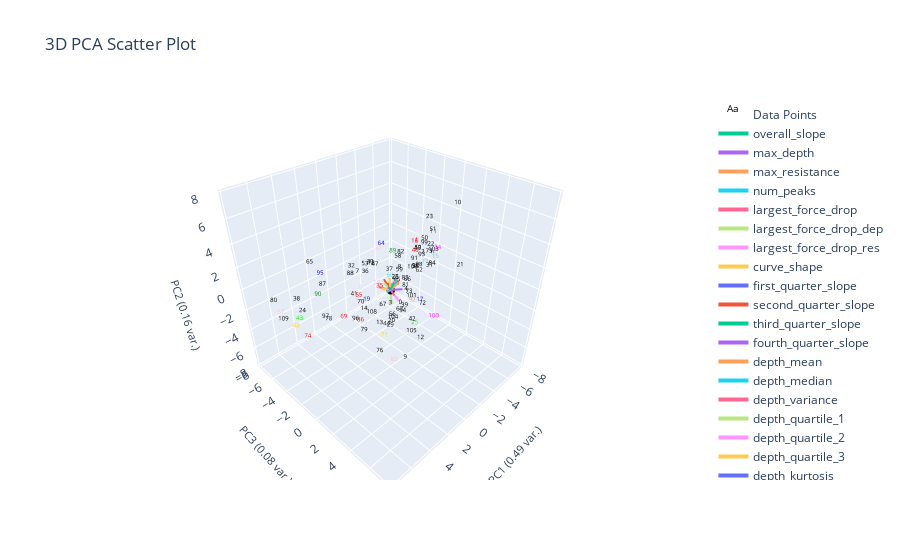

Notebook code for this chart:
### Markdown cell above
# Radius Neighbors Classifier
- Within radius r, assing query point to highest frequency label
- Good for when data isn't uniformly distributed (clusters have different densities)

### Code cell
from sklearn.neighbors import RadiusNeighborsClassifier


X = plotting.extract_numerical_features(marions_labeled_data).values.tolist()
y = marions_labeled_data[f'{ylabel_name}_nums'].values.tolist()
rn = RadiusNeighborsClassifier(radius=1.5, outlier_label=-1)
rn.fit(X,y)
rn_predictions = pd.Series(rn.predict(clustering_features.values))

rn_actual = marions_labeled_data[f'{ylabel_name}_nums']
rn_changed_ylabel_idxs = find_changed_ylabel_data(rn_predictions, rn_actual)
rn_corrected_predictions = correct_pseudo_ylabels_to_actual(rn_predictions, rn_actual, rn_changed_ylabel_idxs)

plotting.plot_cluster_subplots(rn_corrected_predictions, curve_data, 
                                  clustering_method="Nearest Centroid", 
                                  cluster_category_names=cluster_num_to_ylabel,
                                  bold_idxs=rn_actual.index
                                  )
plotting.plot_cluster_subplots(rn_predictions, curve_data,
                                  clustering_method="Nearest Centroid", 
                                  cluster_category_names=cluster_num_to_ylabel,
                                  pseudo_corrections=rn_corrected_predictions,
                                  bold_idxs=rn_actual.index
                                  )
plotting.plot_pca(clustering_features, rn_predictions, 3, 
                  graph_title=f'',
                  ylabel_name=ylabel_name,)

### Figure 1 — Plotly figure (JSON) as saved in the notebook; plotly's stock layout.template omitted (floating-point values rounded to 4 significant figures)
{"data": [{"mode": "text", "name": "Data Points", "text": ["0", "1", "2", "3", "4", "5", "6", "7", "8", "9", "10", "11", "12", "13", "14", "15", "16", "17", "18", "19", "20", "21", "22", "23", "24", "25", "26", "27", "28", "29", "30", "31", "32", "33", "34", "35", "36", "37", "38", "39", "40", "41", "42", "43", "44", "45", "46", "47", "48", "49", "50", "51", "52", "53", "54", "55", "56", "57", "58", "59", "60", "61", "62", "63", "64", "65", "66", "67", "68", "69", "70", "71", "72", "73", "74", "75", "76", "77", "78", "79", "80", "81", "82", "83", "84", "85", "86", "87", "88", "89", "90", "91", "92", "93", "94", "95", "96", "97", "98", "99", "100", "101", "102", "103", "104", "105", "106", "107", "108", "109"], "textfont": {"color": ["black", "red", "black", "black", "black", "pink", "black", "black", "black", "black", "black", "magenta", "black", "black", "black", "turquoise", "red", "blue", "black", "blue", "black", "black", "black", "black", "black", "lime", "black", "pink", "black", "black", "black", "black", "black", "black", "magenta", "red", "black", "black", "black", "black", "black", "black", "black", "lime", "black", "black", "red", "black", "gold", "black", "black", "black", "black", "black", "black", "red", "black", "pink", "black", "black", "turquoise", "pink", "black", "black", "blue", "black", "black", "black", "magenta", "red", "black", "gold", "black", "black", "red", "black", "black", "turquoise", "black", "black", "black", "black", "black", "black", "black", "pink", "red", "black", "black", "green", "green", "black", "orange", "black", "black", "blue", "black", "black", "black", "black", "magenta", "black", "black", "black", "black", "black", "black", "black", "black", "black"], "size": 6}, "type": "scatter3d", "x": [-0.6532, -2.292, -6.024, 1.267, -0.8127, 2.685, -9.788, 3.134, -0.8938, 0.9473, -5.138, -3.515, 0.756, 1.367, 1.974, -5.176, -2.148, -3.304, 2.588, 2.209, 0.8215, -4.314, -4.088, -2.751, 6.56, -0.7681, -0.3316, 1.478, -0.2258, 0.7279, 1.498, -5.363, 3.429, -5.492, -3.62, 1.694, 2.156, -0.004687, 6.55, -1.733, -0.7156, 3.409, -0.3071, 7.912, 1.809, -0.5962, -2.259, 1.961, 7.898, -2.57, -3.255, -2.262, -3.055, 1.995, -0.9621, 2.885, 0.3145, 7.765, -1.112, -0.9244, 0.2526, 1.317, -3.026, -0.587, 2.886, 5.381, -1.401, 2.06, -9.249, 4.628, 3.469, 2.619, 0.5453, -1.572, 7.287, -5.466, 3.836, -3.27, 5.016, 2.718, 8.035, -0.6358, -1.037, -1.274, -7.144, 2.235, 3.8, 4.752, 3.734, 0.7004, 5.645, -2.542, -1.762, -4.378, -0.9765, 4.948, 2.998, 5.067, -5.058, -6.415, -0.9676, -4.246, -7.952, -3.993, 2.208, 1.22, -10.48, -4.743, 1.343, 8.135], "y": [0.4468, 0.4444, -2.008, 1.236, 0.8843, -0.4318, -3.642, -0.1693, 0.07256, 2.591, 1.893, 1.021, 3.918, 0.1575, -0.9204, 0.1171, 0.4273, 0.2206, 0.7341, -0.3131, 0.931, 3.189, 0.4132, 1.225, -2.42, 1.943, 0.1722, 0.04195, 0.2689, 0.6954, -0.6223, -0.6939, -0.421, -2.329, 1.49, 0.5767, -0.4452, -0.1386, -3.007, -0.0904, -0.1398, -0.3887, 2.054, -0.7059, 1.383, 0.08928, 0.3917, 0.3869, -1.326, 0.3656, 0.455, 1.973, -0.01988, -0.622, 0.4382, -0.398, 0.5084, -3.366, -0.3229, 0.03375, 0.2221, 0.09616, 0.24, 0.4471, 2.049, -2.545, 0.4611, 1.261, -1.946, -0.1373, 0.4622, 1.902, 3.745, 0.5007, -0.9807, -0.8609, 2.736, 0.5752, -1.472, -0.1899, -3.61, 0.9438, 0.0388, 0.3267, -1.797, 2.631, 0.7219, -2.201, -0.2122, 0.913, -1.599, 0.04996, 0.7012, -0.7395, 1.604, -2.065, -0.8061, -1.791, -1.568, -2.234, 3.658, -1.634, -2.218, 0.7978, 2.477, 3.404, -5.36, -2.028, -0.7563, -2.464], "z": [-2.058, 2.974, -0.7121, -0.6007, -0.5639, 0.6284, 0.7077, 2.433, 1.037, -5.476, 5.596, 3.456, -2.673, -3.116, -1.947, 0.112, 2.941, -3.316, 3.273, -0.6028, -2.762, 1.101, 1.881, 5.063, -0.4184, -3.327, 0.4094, 0.6993, 0.5407, -3.428, 2.282, -1.211, 2.916, -2.147, 2.215, 0.8365, 1.824, 1.141, 0.3177, -3.216, -0.4963, 0.4853, -2.604, 0.6546, -2.221, 0.004884, 2.061, 2.734, -0.3807, 2.113, 2.763, 4.498, 1.797, 2.341, -3.068, 0.09788, -2.688, -0.4189, 1.753, 0.7541, 0.883, 3.656, -0.1865, -2.679, 5.502, 3.161, -0.1759, -0.3188, 1.46, -0.7801, 0.2736, -2.525, 0.3414, -1.412, -1.494, 0.08171, -2.722, 0.6416, -1.53, -3.236, 0.6559, -0.106, 2.322, -0.03573, -2.33, -4.808, -1.055, 1.118, 2.52, 3.531, 0.9939, 1.065, -2.28, 0.2697, 1.802, 2.228, -2.315, -1.462, -1.416, -0.05483, -1.758, -4.397, -1.638, 1.591, -0.7045, -2.044, -3.022, -1.73, -2.574, -0.2969]}, {"marker": {"color": "black", "size": 3}, "mode": "markers", "name": "Origin", "showlegend": false, "type": "scatter3d", "x": [0], "y": [0], "z": [0]}, {"line": {"width": 4}, "mode": "lines+text", "name": "overall_slope", "textposition": "top center", "type": "scatter3d", "x": [0, -0.6097], "y": [0, -0.7181], "z": [0, -0.2682]}, {"line": {"width": 4}, "mode": "lines+text", "name": "max_depth", "textposition": "top center", "type": "scatter3d", "x": [0, 0.6993], "y": [0, -0.2926], "z": [0, 0.3442]}, {"line": {"width": 4}, "mode": "lines+text", "name": "max_resistance", "textposition": "top center", "type": "scatter3d", "x": [0, -0.6009], "y": [0, 0.6902], "z": [0, 0.1228]}, {"line": {"width": 4}, "mode": "lines+text", "name": "num_peaks", "textposition": "top center", "type": "scatter3d", "x": [0, 0.438], "y": [0, 0.04829], "z": [0, 0.03337]}, {"line": {"width": 4}, "mode": "lines+text", "name": "largest_force_drop", "textposition": "top center", "type": "scatter3d", "x": [0, 0.3448], "y": [0, 0.7569], "z": [0, 0.09635]}, {"line": {"width": 4}, "mode": "lines+text", "name": "largest_force_drop_dep", "textposition": "top center", "type": "scatter3d", "x": [0, 0.2984], "y": [0, -0.4082], "z": [0, 0.6146]}, {"line": {"width": 4}, "mode": "lines+text", "name": "largest_force_drop_res", "textposition": "top center", "type": "scatter3d", "x": [0, -0.3396], "y": [0, 0.03871], "z": [0, 0.6951]}, {"line": {"width": 4}, "mode": "lines+text", "name": "curve_shape", "textposition": "top center", "type": "scatter3d", "x": [0, -0.1805], "y": [0, -0.3008], "z": [0, 0.9206]}, {"line": {"width": 4}, "mode": "lines+text", "name": "first_quarter_slope", "textposition": "top center", "type": "scatter3d", "x": [0, -0.5609], "y": [0, -0.518], "z": [0, 0.09703]}, {"line": {"width": 4}, "mode": "lines+text", "name": "second_quarter_slope", "textposition": "top center", "type": "scatter3d", "x": [0, -0.5762], "y": [0, -0.9152], "z": [0, -0.05999]}, {"line": {"width": 4}, "mode": "lines+text", "name": "third_quarter_slope", "textposition": "top center", "type": "scatter3d", "x": [0, -0.537], "y": [0, -0.9011], "z": [0, -0.3151]}, {"line": {"width": 4}, "mode": "lines+text", "name": "fourth_quarter_slope", "textposition": "top center", "type": "scatter3d", "x": [0, -0.4136], "y": [0, 0.01947], "z": [0, -0.7268]}, {"line": {"width": 4}, "mode": "lines+text", "name": "depth_mean", "textposition": "top center", "type": "scatter3d", "x": [0, 0.6993], "y": [0, -0.2926], "z": [0, 0.3442]}, {"line": {"width": 4}, "mode": "lines+text", "name": "depth_median", "textposition": "top center", "type": "scatter3d", "x": [0, 0.6993], "y": [0, -0.2926], "z": [0, 0.3442]}, {"line": {"width": 4}, "mode": "lines+text", "name": "depth_variance", "textposition": "top center", "type": "scatter3d", "x": [0, 0.639], "y": [0, -0.6038], "z": [0, 0.2769]}, {"line": {"width": 4}, "mode": "lines+text", "name": "depth_quartile_1", "textposition": "top center", "type": "scatter3d", "x": [0, 0.6993], "y": [0, -0.2926], "z": [0, 0.3442]}, {"line": {"width": 4}, "mode": "lines+text", "name": "depth_quartile_2", "textposition": "top center", "type": "scatter3d", "x": [0, 0.6993], "y": [0, -0.2926], "z": [0, 0.3442]}, {"line": {"width": 4}, "mode": "lines+text", "name": "depth_quartile_3", "textposition": "top center", "type": "scatter3d", "x": [0, 0.6993], "y": [0, -0.2926], "z": [0, 0.3442]}, {"line": {"width": 4}, "mode": "lines+text", "name": "depth_kurtosis", "textposition": "top center", "type": "scatter3d", "x": [0, 3.38e-15], "y": [0, 6.626e-15], "z": [0, 2.177e-15]}, {"line": {"width": 4}, "mode": "lines+text", "name": "res_mean", "textposition": "top center", "type": "scatter3d", "x": [0, -0.6067], "y": [0, 0.2795], "z": [0, 0.7277]}, {"line": {"width": 4}, "mode": "lines+text", "name": "res_median", "textposition": "top center", "type": "scatter3d", "x": [0, -0.5423], "y": [0, 0.1962], "z": [0, 0.8275]}, {"line": {"width": 4}, "mode": "lines+text", "name": "res_variance", "textposition": "top center", "type": "scatter3d", "x": [0, -0.578], "y": [0, -0.0613], "z": [0, 0.1257]}, {"line": {"width": 4}, "mode": "lines+text", "name": "res_quartile_1", "textposition": "top center", "type": "scatter3d", "x": [0, -0.3897], "y": [0, 0.5341], "z": [0, 0.8068]}, {"line": {"width": 4}, "mode": "lines+text", "name": "res_quartile_2", "textposition": "top center", "type": "scatter3d", "x": [0, -0.5423], "y": [0, 0.1962], "z": [0, 0.8275]}, {"line": {"width": 4}, "mode": "lines+text", "name": "res_quartile_3", "textposition": "top center", "type": "scatter3d", "x": [0, -0.616], "y": [0, -0.01287], "z": [0, 0.6408]}, {"line": {"width": 4}, "mode": "lines+text", "name": "res_skew", "textposition": "top center", "type": "scatter3d", "x": [0, 0.2498], "y": [0, 0.3703], "z": [0, -1.034]}, {"line": {"width": 4}, "mode": "lines+text", "name": "res_kurtosis", "textposition": "top center", "type": "scatter3d", "x": [0, 0.1934], "y": [0, 1.065], "z": [0, -0.3526]}, {"line": {"width": 4}, "mode": "lines+text", "name": "k_overall", "textposition": "top center", "type": "scatter3d", "x": [0, -0.5991], "y": [0, -0.855], "z": [0, -0.2439]}, {"line": {"width": 4}, "mode": "lines+text", "name": "k2cm", "textposition": "top center", "type": "scatter3d", "x": [0, 0.2518], "y": [0, 0.02044], "z": [0, 0.4123]}, {"line": {"width": 4}, "mode": "lines+text", "name": "rsquared", "textposition": "top center", "type": "scatter3d", "x": [0, -0.3076], "y": [0, -1.028], "z": [0, 0.3576]}, {"line": {"width": 4}, "mode": "lines+text", "name": "work2cm", "textposition": "top center", "type": "scatter3d", "x": [0, 0.1878], "y": [0, 0.5678], "z": [0, 1.068]}, {"line": {"width": 4}, "mode": "lines+text", "name": "Fpeak", "textposition": "top center", "type": "scatter3d", "x": [0, -0.6009], "y": [0, 0.6902], "z": [0, 0.1228]}, {"line": {"width": 4}, "mode": "lines+text", "name": "dpeak", "textposition": "top center", "type": "scatter3d", "x": [0, 0.6603], "y": [0, -0.2747], "z": [0, 0.2886]}], "layout": {"autosize": true, "scene": {"aspectmode": "cube", "xaxis": {"range": [-8.135, 8.135], "title": {"font": {"size": 11}, "text": "PC1 (0.49 var.)"}}, "yaxis": {"range": [-8.135, 8.135], "title": {"font": {"size": 11}, "text": "PC3 (0.08 var.)"}}, "zaxis": {"range": [-8.135, 8.135], "title": {"font": {"size": 11}, "text": "PC2 (0.16 var.)"}}}, "title": {"text": "3D PCA Scatter Plot"}}}
